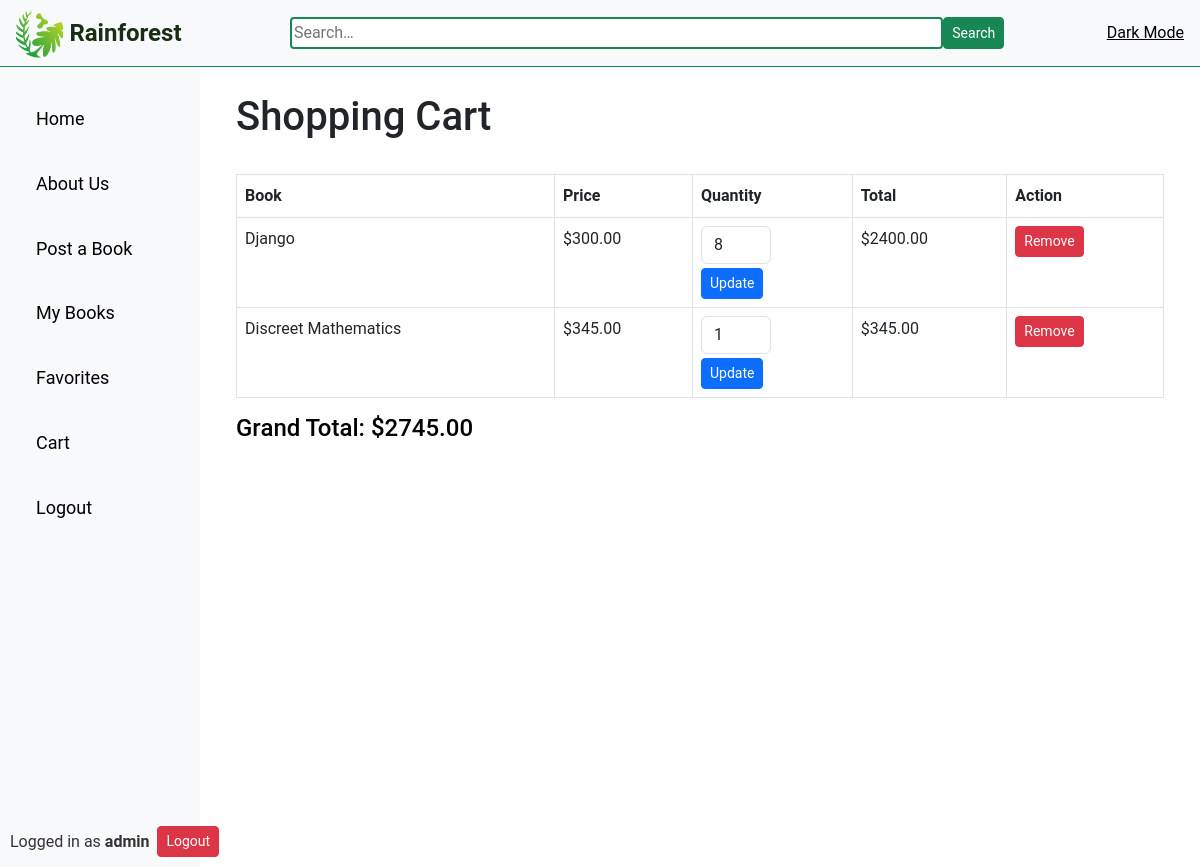
The app's page /cart/ (signed in) with its own data.
### bookMng/models.py (models this page shows, shortened)
class CartItem(models.Model):
    user = models.ForeignKey(User, on_delete=models.CASCADE)
    book = models.ForeignKey(Book, on_delete=models.CASCADE)
    quantity = models.PositiveIntegerField(default=1)
    class Meta:
        unique_together = ('user', 'book')
    def total_price(self):
        return self.book.price * self.quantity

class Book(models.Model):
    name = models.CharField(max_length=200)
    author = models.CharField(max_length=200)
    price = models.DecimalField(max_digits=6, decimal_places=2)
    description = models.TextField()
    picture = models.ImageField(upload_to='book_images/', null=True, blank=True)
    username = models.ForeignKey(User, on_delete=models.CASCADE)

### bookMng/views.py (the view)
# urls.py: path('cart/', views.cart, name='cart'),
@login_required
def cart(request):
    cart_items = CartItem.objects.filter(user=request.user)
    total_price = sum(item.total_price() for item in cart_items)
    return render(request, 'bookMng/cart.html', {'cart_items': cart_items, 'total_price': total_price, 'item_list': MainMenu.objects.all()})

### bookEx/templates/bookMng/cart.html (shortened to what this page needs)
{% extends "base.html" %}
{% block content %}
<div class="container clear-cont">
    <br><h1>Shopping Cart</h1><br>
    {% if cart_items %}
        <table class="table table-bordered">
            <thead>
                <tr>
                    <th>Book</th>
                    <th>Price</th>
                    <th>Quantity</th>
                    <th>Total</th>
                    <th>Action</th>
                </tr>
            </thead>
            <tbody>
                {% for item in cart_items %}
                <tr>
                    <td>{{ item.book.name }}</td>
                    <td>${{ item.book.price }}</td>
                    <td>
                        <form method="post" action="{% url 'bookMng:update_cart' item.id %}">
                            <input type="number" name="quantity" value="{{ item.quantity }}" min="1" class="form-control" style="width: 70px;">
                            <button type="submit" class="btn btn-primary btn-sm mt-1">Update</button>
                        </form>
                    </td>
                    <td>${{ item.total_price }}</td>
                    <td>
                        <form method="post" action="{% url 'bookMng:update_cart' item.id %}">
                            <button type="submit" class="btn btn-danger btn-sm">Remove</button>
                        </form>
                    </td>
                </tr>
                {% endfor %}
            </tbody>
        </table>
        <h4>Grand Total: ${{ total_price }}</h4>
    {% else %}
        <p>Your cart is empty.</p>
    {% endif %}
</div>
{% endblock %}

### bookEx/templates/base.html (shortened to what this page needs)
{% load static %}
<!DOCTYPE html>
<html lang="en">
<head>
    <link href="https://cdn.jsdelivr.net/npm/bootstrap@5.3.0/dist/css/bootstrap.min.css" rel="stylesheet">
    <link rel="stylesheet" href="{% static 'base.css' %}">
</head>
<body>
    <div id="top-bar" class="bg-light py-2 px-3 d-flex align-items-center low-border">
        <a href="/" class="navbar-brand d-flex align-items-center p-0">
            <img
                    src="{% static 'logo.png' %}"
                    alt="Logo"
                    height="50"
            >
        </a>
        <a href="/" class="nav-link text-white px-0 ms-2">&nbspRainforest&nbsp</a>
        <form method="get" action="{% url 'displaybooks' %}" class="search-form flex-grow-1 mx-4 d-flex justify-content-center">
            <input
                type="text"
                name="q"
                value="{{ request.GET.q|default:'' }}"
                placeholder="Search…"
                class="form w-75"
             >
                <button class="btn btn-sm btn-success" type="submit">Search</button>
        </form>
        <a href="#" id="dark-mode-toggle">Dark Mode</a>
    </div>
    <div class="container-fluid">
        <div class="row">
            <nav class="col-md-2 d-none d-md-block bg-light sidebar" style="height: 100vh; padding-top: 20px;">
                <ul class="nav flex-column">
                    <li class="nav-item"><a class="nav-link" href="/">Home</a></li>
                    <li class="nav-item"><a class="nav-link" href="/aboutus/">About Us</a></li>
                    {% if user.is_authenticated %}
                        <li class="nav-item"><a class="nav-link" href="{% url 'postbook' %}">Post a Book</a></li>
                        <li class="nav-item"><a class="nav-link" href="{% url 'mybooks' %}">My Books</a></li>
                        <li class="nav-item"><a class="nav-link" href="{% url 'favorites' %}">Favorites</a></li>
                        <li class="nav-item"><a class="nav-link" href="{% url 'cart' %}">Cart</a></li>
                        <li class="nav-item"><a class="nav-link" href="{% url 'logout' %}">Logout</a></li>
                    {% else %}
                        <li class="nav-item"><a class="nav-link" href="{% url 'login' %}">Login</a></li>
                        <li class="nav-item"><a class="nav-link" href="{% url 'register' %}">Register</a></li>
                    {% endif %}
                </ul>
            </nav>
            <main class="col-md-9 ms-sm-auto col-lg-10 px-md-4">
                {% block content %}{% endblock %}
            </main>
        </div>
    </div>
    <div style="position: fixed; bottom: 10px; left: 10px; z-index: 1000;">
        {% if user.is_authenticated %}
            <div class="d-flex align-items-center">
                <span class="me-2">Logged in as <strong>{{ user.username }}</strong></span>
                <form method="post" action="{% url 'logout' %}" style="display:inline;">
                    <button type="submit" class="btn btn-sm btn-danger">Logout</button>
                </form>
            </div>
        {% else %}
            <a href="{% url 'login' %}" class="btn btn-sm btn-success">Login</a>
        {% endif %}
    </div>
</body>
</html>

### bookEx/static/base.css (style rules this page uses)
body { font-family: Roboto, sans-serif; line-height: 1.6; background-color: #f4f4f4; color: #333; }
.low-border { border-bottom: 1px solid #198754; }
.sidebar { width: 200px; background-color: #333; color: white; padding: 20px; flex-shrink: 0; }
.sidebar ul { list-style-type: none; padding: 0; }
.sidebar ul li { margin: 10px 0; }
.sidebar ul li a { color: white; text-decoration: none; font-size: 18px; }
input[type=text] { border: 2px solid #198754; border-radius: 4px; }
a, .nav-link { color: black !important; }
h1 { color: #212529; }
#top-bar .nav-link { color: #192d15 !important; font-size: 1.5em; font-weight: bold; border: 1px solid #000 !important; padding: 0.25rem 0.5rem; border-radius: 0.25rem; }
body:not(.dark-mode) .container, body:not(.dark-mode) .container-fluid { background-color: #fff !important; color: #000 !important; }
#top-bar > a.nav-link { border: none !important; padding: 0 !important; margin: 0 !important; box-shadow: none !important; }

### records on screen
CartItem: book.name "Django", book.price "300.00", quantity "8", total_price "2400.00"
CartItem: book.name "Discreet Mathematics", book.price "345.00", quantity "1", total_price "345.00"

### other values on screen
{{ total_price }} "2745.00"
{{ user.username }} "admin"
